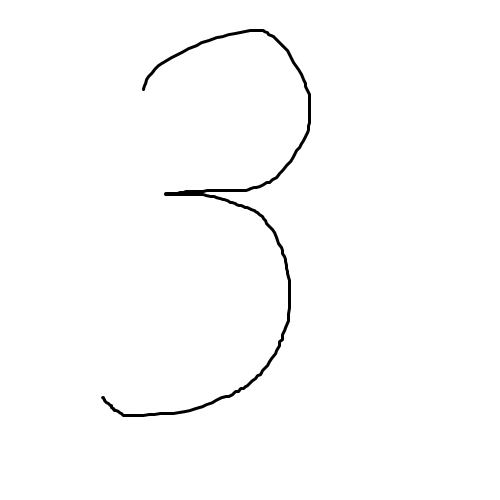
#> input picture data/3/0.bmp, 500 x 500 px, given in place of 20.bmp, which was not available
$ python cut_images.py
#> lines starting #> are read from the running program, lines starting #| are printed output that depends on the picture; pictures that were not available may be replaced by others from this repository, and a replacement may not be noted
from PIL import Image


def cut_image(im):
    width, height = im.size
    pixels = im.load()

    left_x, up_y = 0, 0
    right_x, down_y = width - 1, height - 1

    while all([pixels[left_x, y] == (255, 255, 255) for y in range(height)]):
        left_x += 1

    while all([pixels[right_x, y] == (255, 255, 255) for y in range(height)]):
        right_x -= 1

    while all([pixels[x, up_y] == (255, 255, 255) for x in range(width)]):
        up_y += 1

    while all([pixels[x, down_y] == (255, 255, 255) for x in range(width)]):
        down_y -= 1

    return im.crop((left_x, up_y, right_x, down_y))


if __name__ == '__main__':
    num = '3'
    for i in range(20, 40):
        im = Image.open(f'data/{num}/{i}.bmp')
#> im is the input picture: PIL image 500x500 RGB; min 0, max 255, mean 252.3
        pixels = im.load()
        width, height = im.size
#> width = 500; height = 500

        im = cut_image(im)
#> the loop in cut_image, `while all([pixels[left_x, y] == (255, 255, 255) for y in range(height)..` made 101 passes
#> after the loop in cut_image, `while all([pixels[left_x, y] == (255, 255, 255) for y in range(height)..`: left_x = 101
#> the loop in cut_image, `while all([pixels[right_x, y] == (255, 255, 255) for y in range(height..` made 189 passes
#> right_x on passes 1 to 3: 498, 497, 496
#> after the loop in cut_image, `while all([pixels[right_x, y] == (255, 255, 255) for y in range(height..`: right_x = 310
#> the loop in cut_image, `while all([pixels[x, up_y] == (255, 255, 255) for x in range(width)]):` made 29 passes
#> after the loop in cut_image, `while all([pixels[x, up_y] == (255, 255, 255) for x in range(width)]):`: up_y = 29
#> the loop in cut_image, `while all([pixels[x, down_y] == (255, 255, 255) for x in range(width)]):` made 83 passes
#> down_y on passes 1 to 12: 498, 497, 496, 495, 494, 493, 492, 491, 490, 489, 488, 487
#> after the loop in cut_image, `while all([pixels[x, down_y] == (255, 255, 255) for x in range(width)]):`: down_y = 416
#> in cut_image, `return im.crop((left_x, up_y, right_x, down_y))`:
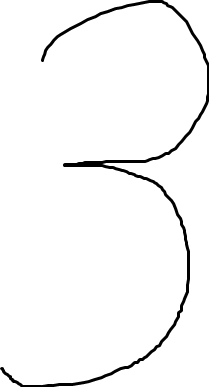
#> returned value: PIL image 209x387 RGB; min 0, max 255, mean 246.9
        im = im.resize((15, 15))
        im.save(f'data/{num}/{i}_resized.bmp')
#> pass 2 of the loop `for i in range(20, 40):`:
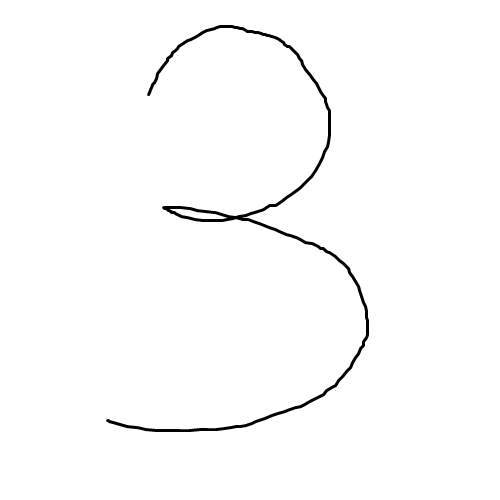
#> input picture data/3/1.bmp, 500 x 500 px, given in place of 21.bmp, which was not available
#> im is the input picture: PIL image 500x500 RGB; min 0, max 255, mean 251.8
#> the loop in cut_image (call 2), `while all([pixels[left_x, y] == (255, 255, 255) for y in range(height)..` made 106 passes
#> after the loop in cut_image (call 2), `while all([pixels[left_x, y] == (255, 255, 255) for y in range(height)..`: left_x = 106
#> the loop in cut_image (call 2), `while all([pixels[right_x, y] == (255, 255, 255) for y in range(height..` made 131 passes
#> after the loop in cut_image (call 2), `while all([pixels[right_x, y] == (255, 255, 255) for y in range(height..`: right_x = 368
#> the loop in cut_image (call 2), `while all([pixels[x, up_y] == (255, 255, 255) for x in range(width)]):` made 25 passes
#> after the loop in cut_image (call 2), `while all([pixels[x, up_y] == (255, 255, 255) for x in range(width)]):`: up_y = 25
#> the loop in cut_image (call 2), `while all([pixels[x, down_y] == (255, 255, 255) for x in range(width)]):` made 68 passes
#> after the loop in cut_image (call 2), `while all([pixels[x, down_y] == (255, 255, 255) for x in range(width)]):`: down_y = 431
#> in cut_image (call 2), `return im.crop((left_x, up_y, right_x, down_y))`:
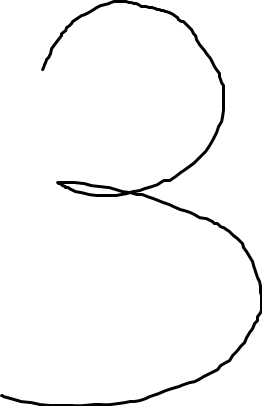
#> returned value: PIL image 262x406 RGB; min 0, max 255, mean 247.6
#> (the run stopped early here; a loop or call above may not have finished)
